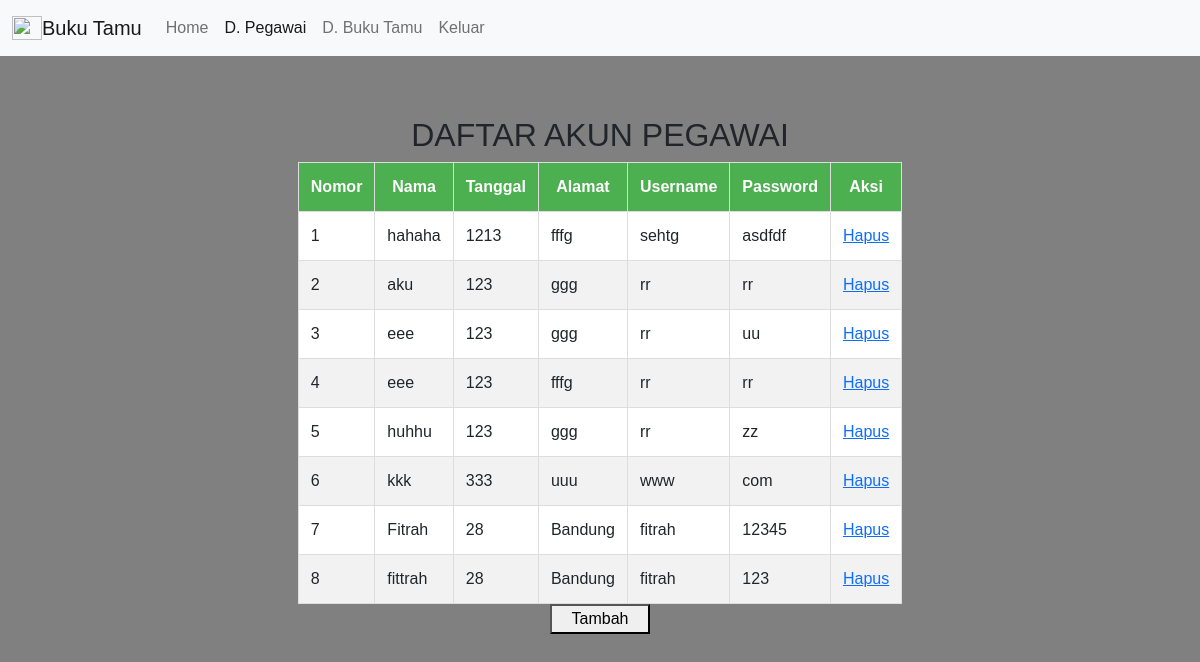
The app's page /lihat_akun.php with its own data.
### tables this page shows
CREATE TABLE `tbakun` (
  `no` int(255) NOT NULL,
  `nama` varchar(50) NOT NULL,
  `tgl` varchar(50) NOT NULL,
  `alamat` varchar(50) NOT NULL,
  `username` varchar(50) NOT NULL,
  `password` varchar(50) NOT NULL
);

### lihat_akun.php (the view, shortened to what this page needs)
<!DOCTYPE html>
<html lang="en">
    <head>
        <link href="https://cdn.jsdelivr.net/npm/bootstrap@5.0.2/dist/css/bootstrap.min.css" rel="stylesheet">
    </head>
      <nav class="navbar navbar-expand-lg navbar-light bg-light">
  <div class="container-fluid">
    <img src="https://e7.pngegg.com/pngimages/779/61/png-clipart-logo-idea-cute-eagle-leaf-logo-thumbnail.png" alt="" width="30" height="24">
    <a class="navbar-brand" href="home.php">Buku Tamu</a>
    <div class="collapse navbar-collapse" id="navbarNav">
      <ul class="navbar-nav">
        <li class="nav-item">
          <a class="nav-link" aria-current="page" href="home.php">Home</a>
        </li>
        <li class="nav-item">
          <a class="nav-link active" aria-current="page" href="lihat_akun.php">D. Pegawai</a>
        </li>
        <li class="nav-item">
          <a class="nav-link" href="lihat_guru.php">D. Buku Tamu</a>
        </li>
        <li class="nav-item">
          <a class="nav-link" href="index1.php">Keluar</a>
        </li>
      </ul>
    </div>
  </div>
</nav>
    <body>
    <div class="isi">
        <h2>DAFTAR AKUN PEGAWAI</h2>
        <table>
            <thead>
                <tr>
                    <th>Nomor</head>
                    <th>Nama</th>
                    <th>Tanggal</th>
                    <th>Alamat</th>
                    <th>Username</th>
                    <th>Password</th>
                    <th>Aksi</th>
                </tr>
            </thead>
            <tbody>
                <?php
                include 'koneksi.php';
                $sql = "SELECT*FROM tbakun";
                $query = mysqli_query ($koneksi, $sql);
                $no=1;
                while ($data=mysqli_fetch_array($query)){?>
                    <tr>
                        <td><?= $no++; ?></td>
                        <td><?php echo $data['nama'];?></td>
                        <td><?php echo $data['tgl'];?></td>
                        <td><?php echo $data['alamat'];?></td>
                        <td><?php echo $data['username'];?></td>
                        <td><?php echo $data['password'];?></td>
                        <td>
                            <a href="hapus_akun.php?id=<?php echo $data['no'];?>"
                            onclick="return confirm('Yakin Mau Hapus .?')">
                            <span class="text"></span>Hapus</Details> </span>
                </a>
                </td>
                    </tr>
                    <?php } ?>
            </tbody>
        </table>
        <form method="post" action="daftar.php">
            <button type="submit">Tambah</button>
                </form>
    </div>
    </body>
</html>

### lihat_akun.php (style rules this page uses)
body { font-family: Arial, sans-serif; background-color: #f4f4f4; margin: 0; padding: 0; display: block; align-items: center; height: 100vh; width: 100%; background-color: grey; }
.navbar { position: relative; display: flex; flex-wrap: wrap; align-items: center; justify-content: space-between; padding-top: 0.5rem; padding-bottom: 0.5rem; }
.isi { display: flex; flex-direction: column; justify-content: center; align-items: center; margin-top: 60px; }
table { width: 50%; border-collapse: collapse; margin: 0px; background-color: white; }
th,td { border: 1px solid #ddd; padding: 12px; text-align: left; }
th { background-color: #4caf50; color: white; text-align: center; }
tr:nth-child(even) { background-color: #f2f2f2; }
h2 { text-align: center; }
button { display: flex; width: 100px; height: 30px; justify-content: center; align-items: center; }

### records on screen
tbakun: nama "hahaha", tgl "1213", alamat "fffg", username "sehtg", password "asdfdf"
tbakun: nama "aku", tgl "123", alamat "ggg", username "rr", password "rr"
tbakun: nama "eee", tgl "123", alamat "ggg", username "rr", password "uu"
tbakun: nama "eee", tgl "123", alamat "fffg", username "rr", password "rr"
tbakun: nama "huhhu", tgl "123", alamat "ggg", username "rr", password "zz"
tbakun: nama "kkk", tgl "333", alamat "uuu", username "www", password "com"
tbakun: nama "Fitrah", tgl "28", alamat "Bandung", username "fitrah", password "12345"
tbakun: nama "fittrah", tgl "28", alamat "Bandung", username "fitrah", password "123"
